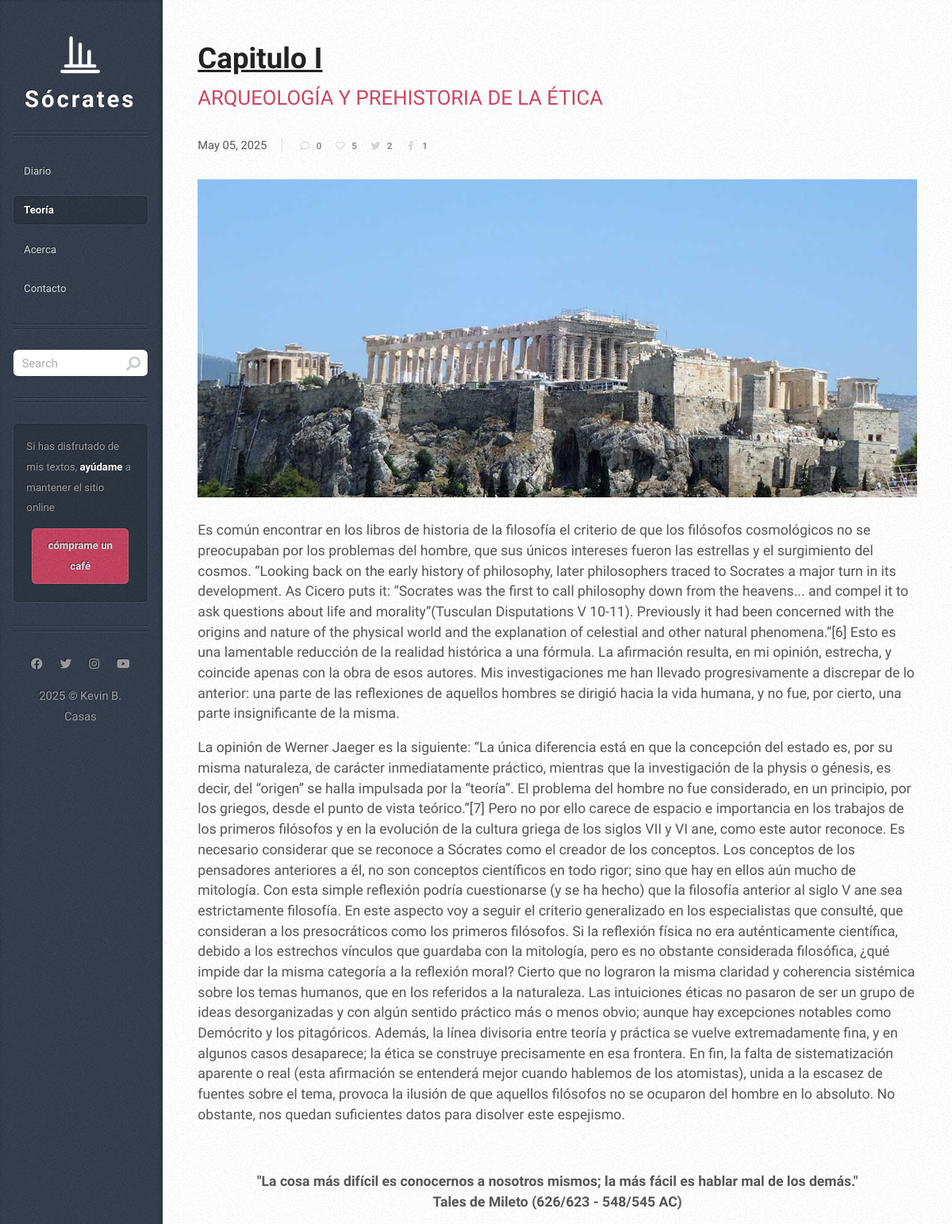
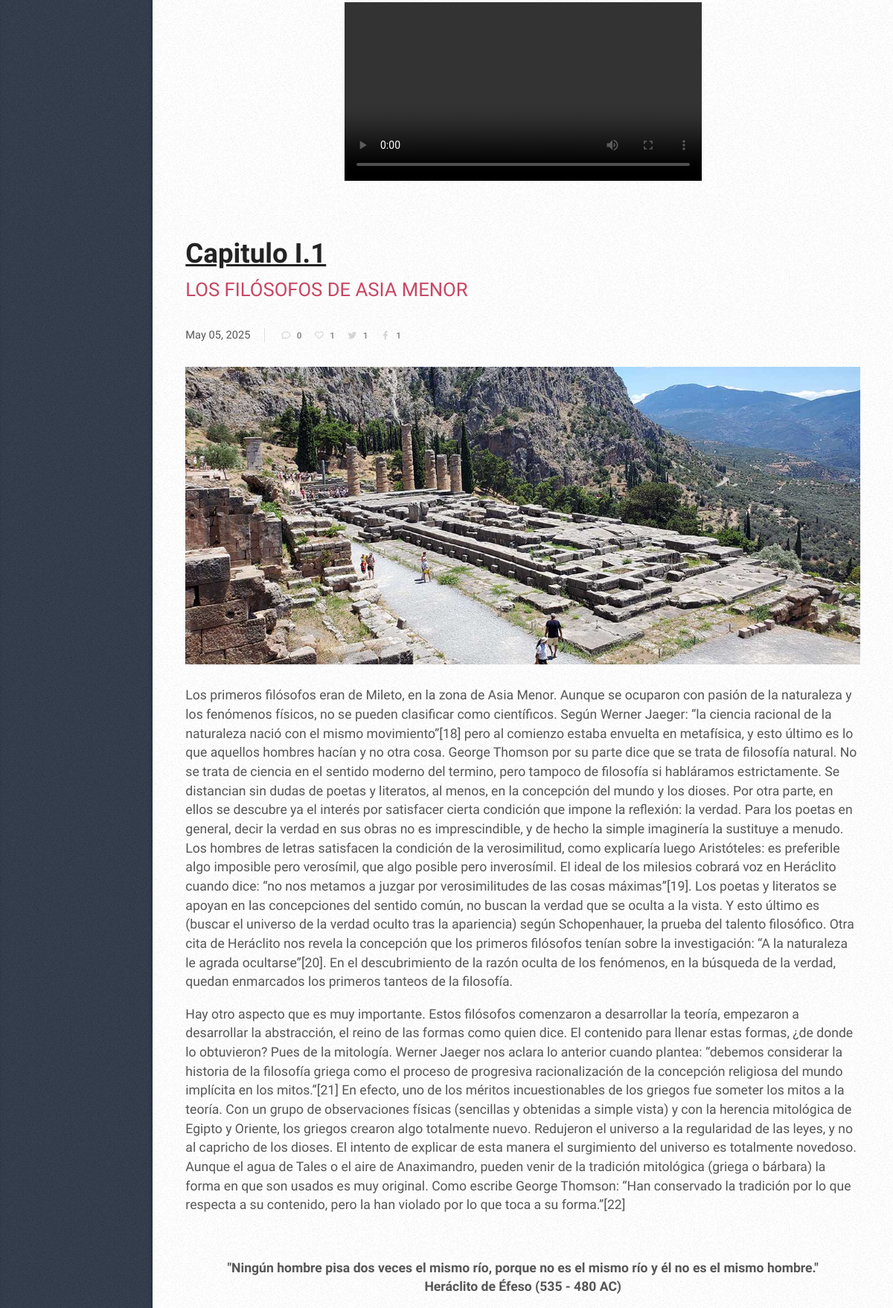
The app's page /thesis (upper part) with its own data (2 pictures, top to bottom).
### www/models.py (models this page shows, shortened)
class Post(models.Model):
    title = models.CharField(max_length=200)
    subtitle = models.CharField(max_length=200)
    abstract = models.TextField(blank=True, null=True)
    slug = models.CharField(max_length=200)
    tags = models.ManyToManyField(
        Tag,
        blank=True,
        related_name="post"
    )
    category = models.ManyToManyField(
        Category,
        blank=False,
        related_name="post"
    )
    content = models.TextField()
    poster = models.CharField(max_length=200, blank=True, null=True)
    alt = models.CharField(max_length=200, blank=True, null=True, default="")
    like = models.IntegerField(default=0)
    facebook = models.IntegerField(default=0)
    twitter = models.IntegerField(default=0)
    created_at = models.DateTimeField(auto_now_add=True)
    updated_at = models.DateTimeField(auto_now=True)
    def prettyDate(self):
        month = self.created_at.strftime("%B").capitalize()
        day = self.created_at.strftime("%d")
        year = self.created_at.strftime("%Y")
        return f"<span class='date'><span class='month'>{month}</span> <span class='day'>{day}</span><span class='year'>, {year}</span></span>"
    def allTags(self):
        return ",".join([tag.name for tag in self.tags.all()])

### www/views.py (the view)
# urls.py: path("thesis", views.thesis, name="thesis"),
def thesis(request):
    thesisCat = Category.objects.get(name="tesis")
    posts = Post.objects.filter(category=thesisCat).order_by('slug')
    page = request.GET.get('page')
    if page is None or page == "":
        page = 1
    else:
        try:
            page = int(page)
        except ValueError:
            page = 1
    paginator = Paginator(posts, 5)
    try:
        posts = paginator.page(page)
    except PageNotAnInteger:
        posts = paginator.page(1)
    except EmptyPage:
        posts = paginator.page(paginator.num_pages)
    return render(request, "thesis.html", {
        "posts": posts,
        "active": "thesis",
        "prevPage": page - 1 if page > 1 else None,
        "nextPage": page + 1 if page < paginator.num_pages else None,
        "activePage": page if page else 1,
        "pageRange": range(1, paginator.num_pages + 1)
    })

### www/templates/thesis.html (shortened to what this page needs)
{% extends "layouts/base.html" %}
{% load static %}
{% block content %}
<div id="content">
    <div class="inner">
        {% include 'partials/list.html' %}
    </div>
</div>
{% endblock %}

### www/templates/partials/list.html (shortened to what this page needs)
{% load static %}
{% for post in posts %}
<article class="box post post-excerpt">
    <header>
        <h2><a class="underlined" href="/post/{{post.slug}}">{{ post.title }}</a></h2>
        <p><a class="nodecoration" href="/post/{{post.slug}}">{{ post.subtitle }}</a></p>
    </header>
    <div class="info">
        {{ post.prettyDate|safe }}
        <ul class="stats">
            <li><a href="/post/{{post.slug}}#comments" class="icon fa-comment">{{post.comments.count}}</a></li>
            <li><a href="javascript:;" class="icon fa-heart" id="like-{{post.slug}}" onclick="callSocialEndpoint('{{post.slug}}', 'like')">{{post.like}}</a></li>
            <li><a href="http://twitter.com/share?text={{post.title}} {{post.subtitle}}&url=https://www.socrates.es/post/{{post.slug}}&hashtags={{post.allTags}}" target="_blank" class="icon brands fa-twitter" id="twitter-{{post.slug}}" onclick="callSocialEndpoint('{{post.slug}}', 'twitter')">{{post.twitter}}</a></li>
            <li><a href="https://www.facebook.com/sharer/sharer.php?u=https://www.socrates.es/post/{{post.slug}}" target="_blank" class="icon brands fa-facebook-f" id="facebook-{{post.slug}}" onclick="callSocialEndpoint('{{post.slug}}', 'facebook')">{{post.facebook}}</a></li>
        </ul>
    </div>
    <a href="javascript:;" class="image featured"><img class="postImg" src="{% static post.poster %}" alt="{{ post.alt }}" /></a>
    {{ post.abstract|safe }}
</article>
{% endfor %}

### www/static/assets/css/mine.css (style rules this page uses)
.video { text-align: center; margin: 4em 0; }
.video .subtitle { font-weight: bold; }
.video video { width: 100%; max-width: 480px; }
article p { font-size: larger; }
.underlined { text-decoration: underline; }
.nodecoration { text-decoration: none; }

### records on screen
Post: title "Capitulo I", subtitle "ARQUEOLOGÍA Y PREHISTORIA DE LA ÉTICA", prettyDate "May 05 , 2025", comments.count "0", like "5", twitter "2", facebook "1", poster (picture), abstract "Es común encontrar en los libros de historia de la filosofía el criterio de que los filósofos cosmológicos no se preocupaban por los problemas del hombre, que sus únicos intereses fueron las estrellas y el surgimiento del cosmos. “Looking back on the early history of philosophy, later philosophers traced to Socrates a major turn in its development. As Cicero puts it: “Socrates was the first to call philosophy down from the heavens... and compel it to ask questions about life and morality”(Tusculan Disputations V 10-11). Previously it had been concerned with the origins and nature of the physical world and the explanation of celestial and other natural phenomena.”[6] Esto es una lamentable…"
Post: title "Capitulo I.1", subtitle "LOS FILÓSOFOS DE ASIA MENOR", prettyDate "May 05 , 2025", comments.count "0", like "1", twitter "1", facebook "1", poster (picture), abstract "Los primeros filósofos eran de Mileto, en la zona de Asia Menor. Aunque se ocuparon con pasión de la naturaleza y los fenómenos físicos, no se pueden clasificar como científicos. Según Werner Jaeger: “la ciencia racional de la naturaleza nació con el mismo movimiento”[18] pero al comienzo estaba envuelta en metafísica, y esto último es lo que aquellos hombres hacían y no otra cosa. George Thomson por su parte dice que se trata de filosofía natural. No se trata de ciencia en el sentido moderno del termino, pero tampoco de filosofía si habláramos estrictamente. Se distancian sin dudas de poetas y literatos, al menos, en la concepción del mundo y los dioses. Por otra parte, en ellos se…"
